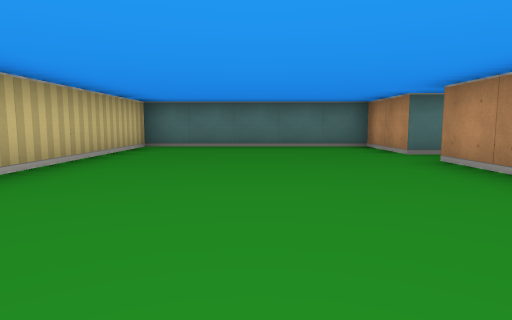
[1] (above)

24 first-person views from a walk through a cub3D ray-caster map. The camera is about half as high as the walls, tilts 6° down and sees 75° across. The floor is counted in squares. Each view is taken from the middle of a square. On the plan, view 1 faces up. The plan holds only what a view shows up to about 9 squares ahead; the rest is blank.

[2]
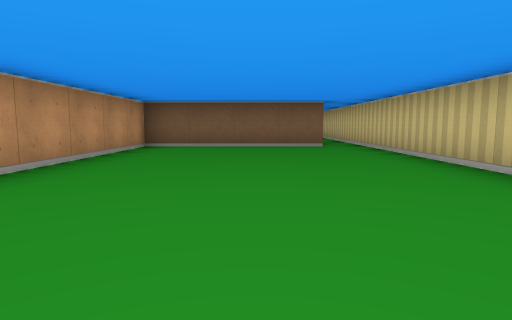

[3]
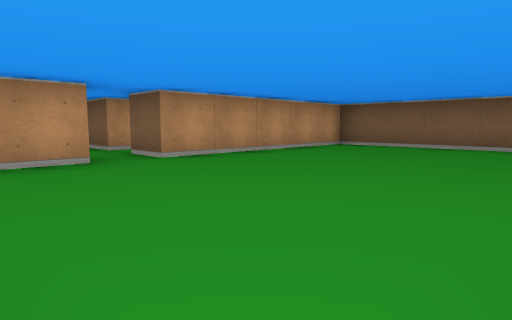

[4]
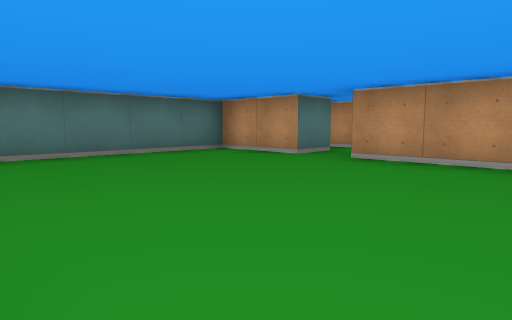

[5]
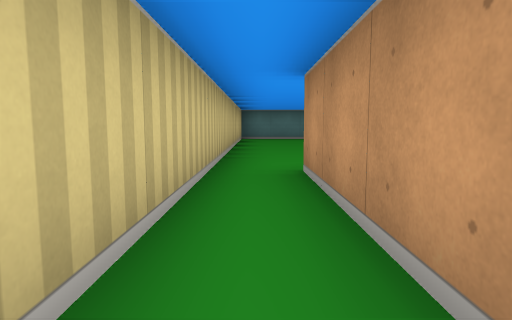

[6]
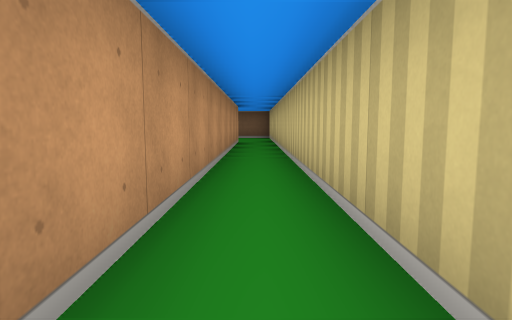

[7]
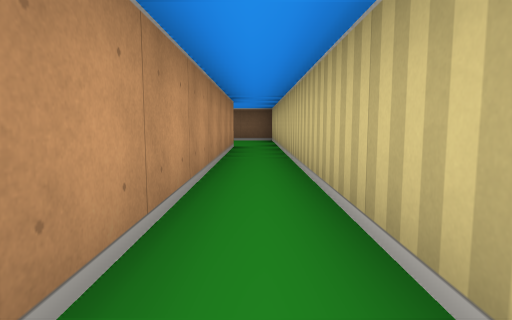

[8]
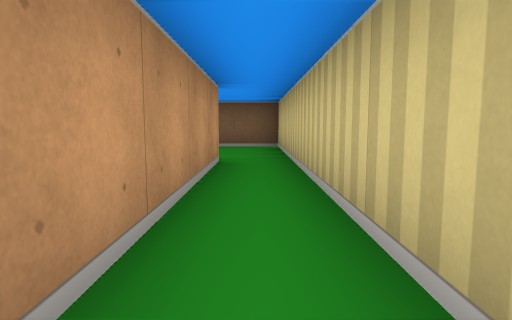

[9]
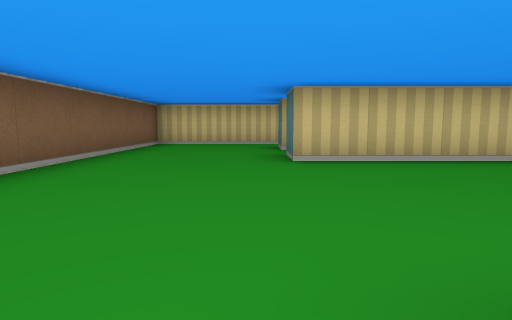

[10]
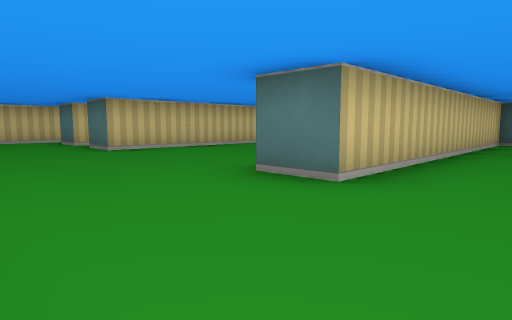

[11]
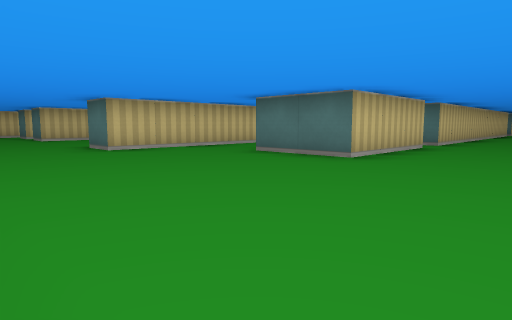

[12]
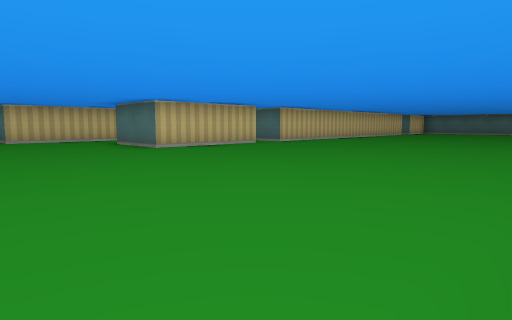

[13]
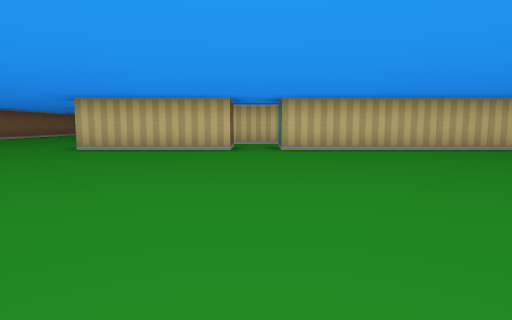

[14]
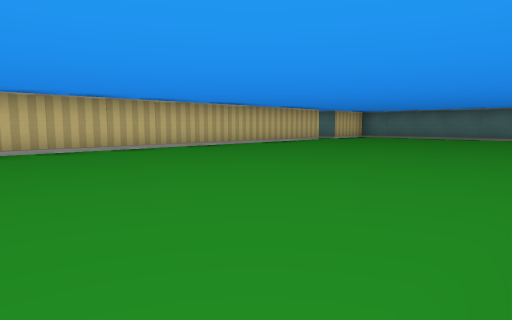

[15]
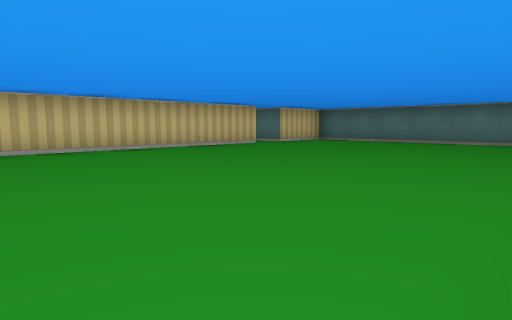

[16]
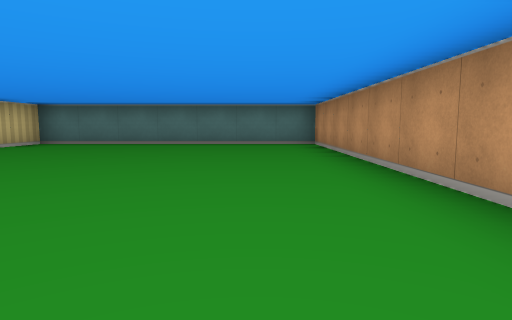

[17]
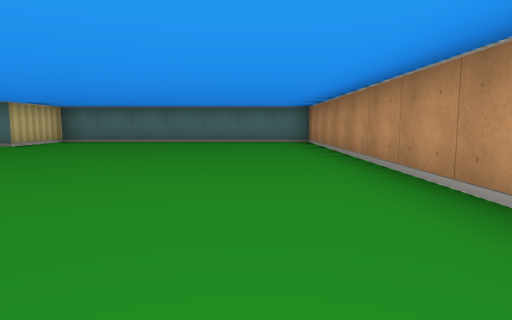

[18]
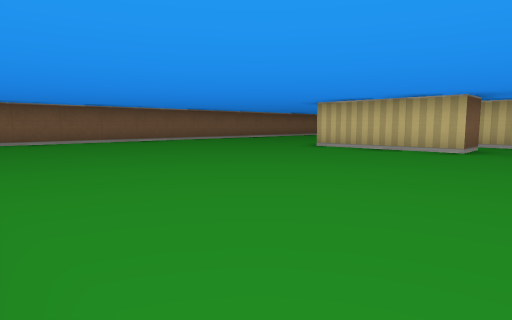

[19]
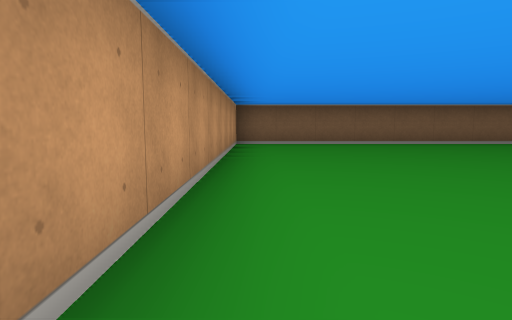

[20]
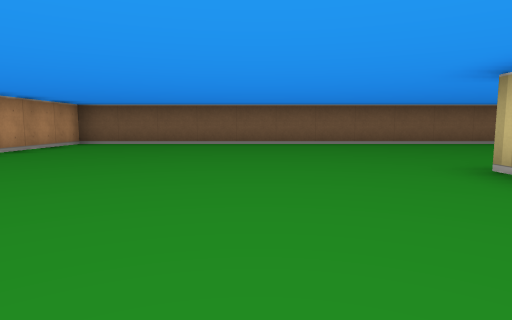

[21]
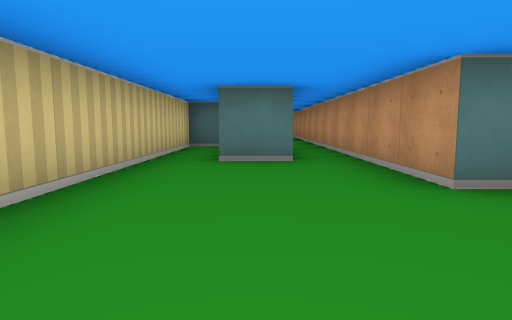

[22]
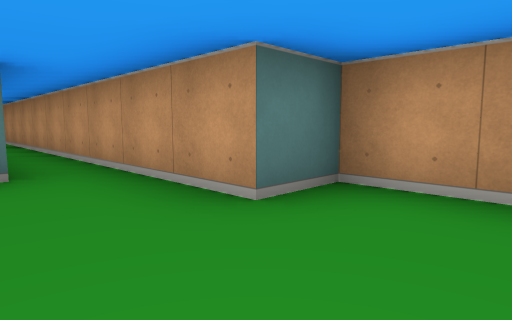

[23]
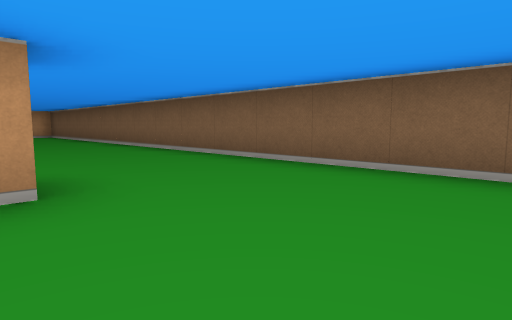

[24]
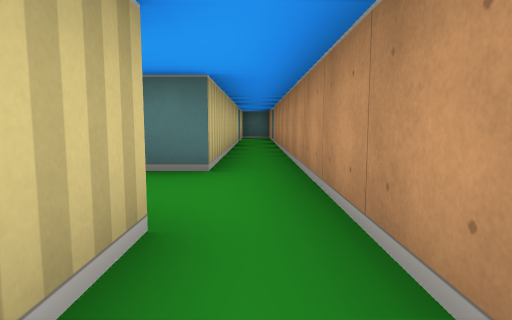

### Floor plan
Points are (right, up) in squares from view 1. A wall is a line through its corners. A room is listed if a view was taken in it or the views show most of it. See-through windows are left out.
Room 1 (views 1, 2, 3, 4)
walls: (3.6, 5.5) (2.5, 5.5) (2.5, 7.5) (-2.5, 7.5) (-2.5, -0.5); (-1.5, -0.5) (2.5, -0.5) (2.5, 4.5) (3.5, 4.5)
ways out: opening at (-2, 0) to room 2; opening at (3, 5) to room 3
Room 2 (views 5, 6, 7, 8, 9, 10, 11, 12, 13, 14, 15, 16, 17, 18, 19, 20, 21, 22, 23, 24)
walls: (10.5, -5.5) (10.5, -8.5) (8.5, -8.5); (6.5, -3.5) (6.5, -10.5) (5.5, -10.5) (5.5, -8.5) (4.5, -8.5) (4.5, -2.5); (3.6, -6.5) (2.5, -6.5); (3.5, -3.5) (3.5, -4.5); (17.5, -0.1) (17.5, 7.5) (10.5, 7.5) (10.5, 5.5); (2.2, -3.5) (1.5, -3.5) (1.5, -10.5) (0.5, -10.5); (10.5, 4.4) (10.5, -4.5); (-0.5, -10.5) (-1.5, -10.5) (-1.5, -0.5); (-2.5, -0.5) (-2.5, -13.5) (17.5, -13.5) (17.5, -5.5)
ways out: opening at (-2, 0) to room 1; opening at (4, -2) to room 3; opening at (10, -5)
Room 3 (no view inside)
walls: (3.5, 4) (3.5, -1.5); (4.5, 5.5) (4.5, 6.2); (4.5, -2.5) (4.5, 4.5) (5.5, 4.5)
ways out: opening at (3, 5) to room 1; opening at (4, -2) to room 2; opening at (3, -2); opening at (5, 5)

Where each view was taken, in squares from view 1:
view 1: 0 up, 0 right, facing up
view 2: 7 up, 0 right, facing down
view 3: 7 up, 2 left, facing down-right
view 4: 2 up, 2 left, facing up-right
view 5: 4 down, 2 left, facing up
view 6: 1 down, 2 left, facing down
view 7: 3 down, 2 left, facing down
view 8: 6 down, 2 left, facing down
view 9: 11 down, 6 right, facing left
view 10: 13 down, 8 right, facing up-left
view 11: 13 down, 13 right, facing up-left
view 12: 12 down, 17 right, facing up-left
view 13: 5 down, 17 right, facing left
view 14: 5 down, 17 right, facing up-left
view 15: 2 down, 17 right, facing up-left
view 16: 1 down, 16 right, facing up
view 17: 2 down, 16 right, facing up
view 18: 4 down, 17 right, facing down-left
view 19: 5 down, 17 right, facing down
view 20: 5 down, 13 right, facing down
view 21: 11 down, 3 right, facing up
view 22: 10 down, 3 right, facing up-right
view 23: 10 down, 3 right, facing down-right
view 24: 5 down, 4 right, facing up
